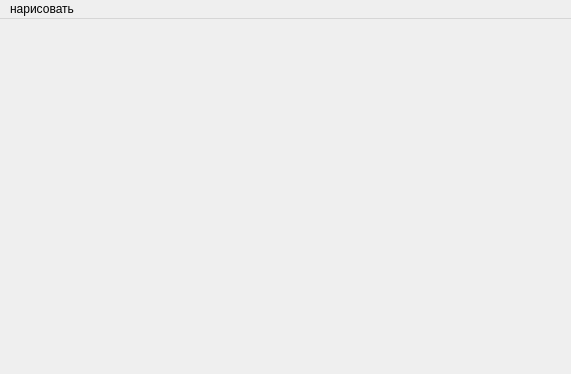
<?xml version="1.0" encoding="UTF-8"?>
<ui version="4.0">
 <class>MainWindow</class>
 <widget class="QMainWindow" name="MainWindow">
  <property name="geometry">
   <rect>
    <x>0</x>
    <y>0</y>
    <width>571</width>
    <height>374</height>
   </rect>
  </property>
  <property name="windowTitle">
   <string>MainWindow</string>
  </property>
  <widget class="QWidget" name="centralwidget"/>
  <widget class="QMenuBar" name="menubar">
   <property name="geometry">
    <rect>
     <x>0</x>
     <y>0</y>
     <width>571</width>
     <height>21</height>
    </rect>
   </property>
   <widget class="QMenu" name="menu">
    <property name="title">
     <string>нарисовать</string>
    </property>
    <widget class="QMenu" name="menu_2">
     <property name="title">
      <string>отрезок</string>
     </property>
     <addaction name="action_2"/>
     <addaction name="action_3"/>
     <addaction name="action_4"/>
    </widget>
    <addaction name="menu_2"/>
   </widget>
   <addaction name="menu"/>
  </widget>
  <action name="action_2">
   <property name="text">
    <string>ЦДА</string>
   </property>
  </action>
  <action name="action_3">
   <property name="text">
    <string>Алгоритм Брезенхема</string>
   </property>
  </action>
  <action name="action_4">
   <property name="text">
    <string>Алгоритм Ву</string>
   </property>
  </action>
 </widget>
 <resources/>
 <connections/>
</ui>
